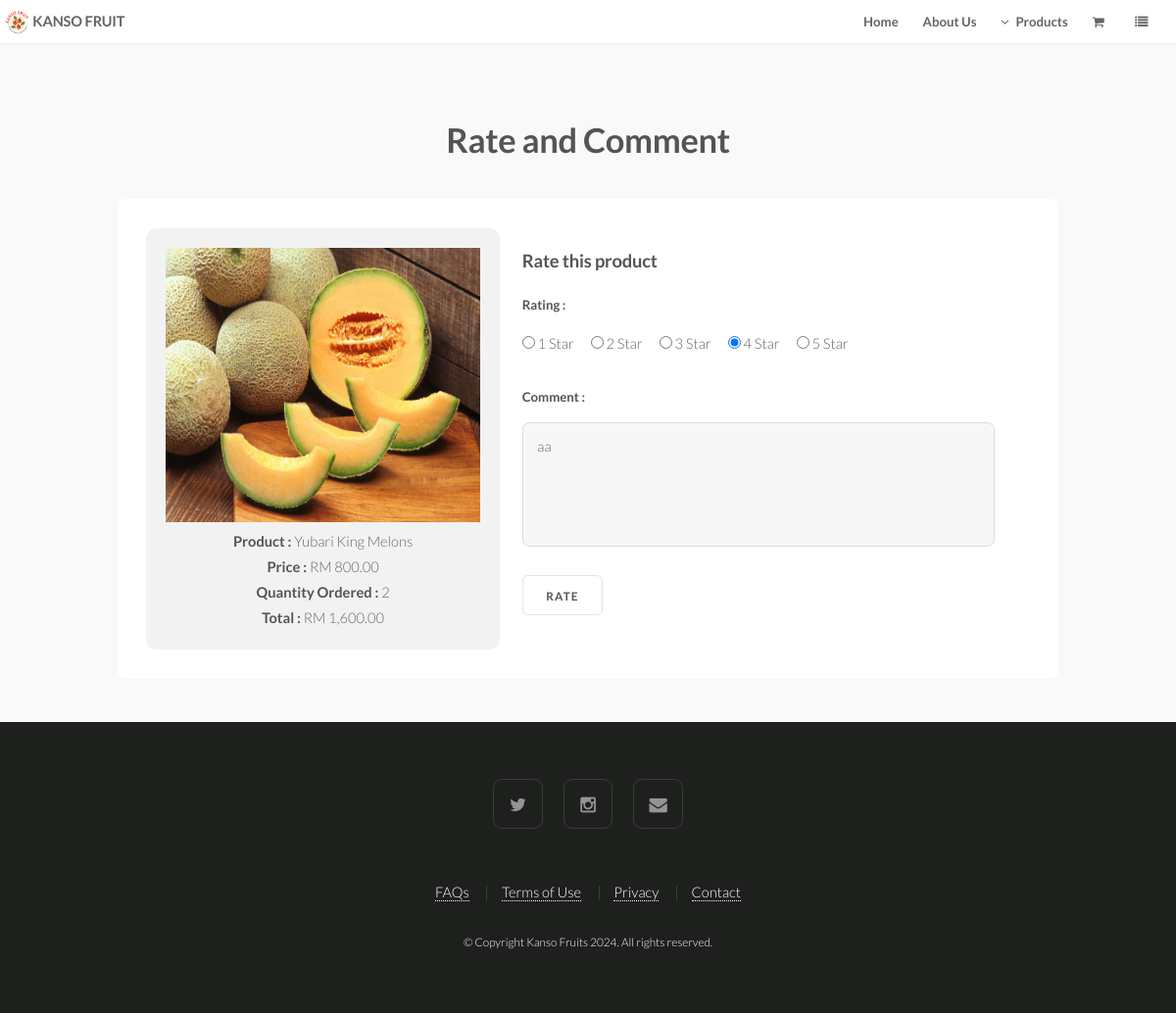
The app's page /customer_rate_comment.php?item_id=32 (signed in) with its own data.
### tables this page shows
CREATE TABLE `itemtbl` (
  `item_id` int(11) NOT NULL,
  `item_product_price` decimal(10,2) NOT NULL,
  `item_quantity` int(5) NOT NULL,
  `item_rating` int(1) NOT NULL,
  `item_comment` text NOT NULL,
  `item_rating_date` date NOT NULL,
  `product_id` int(11) NOT NULL,
  `order_id` int(11) NOT NULL
);

CREATE TABLE `producttbl` (
  `product_id` int(11) NOT NULL,
  `product_name` varchar(200) NOT NULL,
  `product_description` text NOT NULL,
  `product_price` decimal(10,2) NOT NULL,
  `product_stock_level` int(5) NOT NULL,
  `product_date_created` date NOT NULL,
  `product_image` varchar(150) NOT NULL,
  `category_id` int(11) NOT NULL
);

### customer_rate_comment.php (the view, shortened to what this page needs)
 <?php
include("config.php");
if (!isset($_SESSION["sess_cid"]))
{
	header("Location: login.php");
}
else
{
	$itemid= $_REQUEST["item_id"];
}
?>
<!DOCTYPE HTML>
<html>
	<head>
		<link rel="stylesheet" href="css/customer_design.css" />
	</head>
	<body>
			<header id="header" class="skel-layers-fixed">
				<div id="logo"><a href="index.html" style="text-decoration:none; outline:none; border:none;"><img src="images/logo.png" title="Kanso Fruits" alt="Kanso Fruits Logo"/></a></div>
				<h1><a href="index.html"> KANSO FRUIT</a></h1>
				<nav id="nav">
					<ul>
						<li><a href="index.php">Home</a></li>
						<li><a href="about_us.php">About Us</a></li>
						<li>
							<a href="" class="icon fa-angle-down">Products</a>
						</li>
						<li><a href="customer_view_cart.php" class="icon fa-shopping-cart"></a></li>
						<li>
							<a href="" class="icon fa-list"></a>
						</li>
					</ul>
				</nav>
			</header>
			<section id="three" class="wrapper style1">
				<div class="container">
					<header class="major">
						<h2>Rate and Comment</h2>
					</header>
					<div class="ratencomm">
						<div class="ratencommbox1">
						<?php
						$get_item = mysqli_query($conn, "select * from itemtbl,producttbl where itemtbl.product_id=producttbl.product_id and item_id = $itemid");
						$rec = mysqli_fetch_assoc($get_item);
						if ($rec["product_image"] == "None")
							{
								$filename = "product_image/default.png";
							}
							else
							{
								$filename = "product_image/".$rec["product_image"];
							}
						$item_total = $rec["product_price"] * $rec["item_quantity"];
						echo "<div class='ratebox1'>";
							echo "<img src='".$filename."'>";
						echo "</div>";
						echo "<div class='ratebox2'>";
							echo "<p><b>Product : </b>".$rec["product_name"]."</p>";
							echo "<p><b>Price : </b>RM ".number_format($rec["product_price"],2)."</p>";
							echo "<p><b>Quantity Ordered : </b>".$rec["item_quantity"]."</p>";
							echo "<p><b>Total : </b>RM ".number_format($item_total,2)."</p>";
						echo "</div>";
						?>
						</div>
						<div class="ratencommbox2">
						<h3>Rate this product</h3>
							<form name="ratefrm" action="" method="post" onsubmit="return check_form();">
								<p>
									<label>Rating :</label>
									<input type="radio" name="rating" value="1"  <?php if($rec["item_rating"]==1) echo "checked";?>/> 1 Star &nbsp;&nbsp;&nbsp;&nbsp;
									<input type="radio" name="rating" value="2"  <?php if($rec["item_rating"]==2) echo "checked";?>/> 2 Star &nbsp;&nbsp;&nbsp;&nbsp;
									<input type="radio" name="rating" value="3"  <?php if($rec["item_rating"]==3) echo "checked";?>/> 3 Star &nbsp;&nbsp;&nbsp;&nbsp;
									<input type="radio" name="rating" value="4"  <?php if($rec["item_rating"]==4) echo "checked";?>/> 4 Star &nbsp;&nbsp;&nbsp;&nbsp;
									<input type="radio" name="rating" value="5"  <?php if($rec["item_rating"]==5) echo "checked";?>/> 5 Star &nbsp;&nbsp;&nbsp;&nbsp;
									<br><span id="err_rating" style="color:red; font-style:italic; font-size:0.8em;"></span>
								</p>
								<p>
									<label>Comment :</label>
									<textarea name="comment" rows="4" cols="50"><?php echo $rec["item_comment"]; ?></textarea>
								</p>
								<p><input type="submit" name="ratebtn" value="Rate" /></p>
							</form>
						</div>
					</div>
				</div>
			</section>
			<footer id="footer">
				<ul class="icons">
					<li><a href="https://x.com/KansoFruit123" target="_blank" class="icon fa-twitter"><span class="label">Twitter</span></a></li>
					<li><a href="https://www.instagram.com/kansofruit/" target="_blank" class="icon fa-instagram"><span class="label">Instagram</span></a></li>
					<li><a href="mailto:kansofruit@gmail.com" class="icon fa-envelope"><span class="label">Envelope</span></a></li>
				</ul>
				<ul class="menu">
					<li><a href="faqs.php">FAQs</a></li>
					<li><a href="terms_of_use.php">Terms of Use</a></li>
					<li><a href="privacy_policy.php">Privacy</a></li>
					<li><a href="contactus.php">Contact</a></li>
				</ul>
				<span class="copyright">
					&copy; Copyright Kanso Fruits 2024. All rights reserved.
				</span>
			</footer>
	</body>
</html>

### css/customer_design.css (style rules this page uses)
* { padding:0px; margin:0px; }
.ratencomm { width:100%; background-color:#fff; border-radius:8px; padding:2em; }
.ratencomm .ratencommbox1 { width:40%; display:inline-block; vertical-align:top; padding:20px; background-color:#f2f2f2; border-radius:10px; text-align:center; }
.ratencomm .ratencommbox1 .ratebox1 img { width:100%; height:280px; }
.ratencomm .ratencommbox1 .ratebox1 { display:block; width:100%; }
.ratencomm .ratencommbox1 .ratebox2 { display:block; width:100%; }
.ratencomm .ratencommbox1 .ratebox2 p { padding:0px; margin:0px; }
.ratencomm .ratencommbox2 { width:58%; display:inline-block; vertical-align:top; padding:20px 20px 0px 20px; }
.ratencomm .ratencommbox2 form textarea { resize:none; }

### css/style-xlarge.css (style rules this page uses)
body, input, select, textarea { font-size: 12pt; }

### css/style-large.css (style rules this page uses)
body, input, select, textarea { font-size: 11pt; }

### records on screen
itemtbl: product.product_image (picture), product.product_name "Yubari King Melons", product.product_price "800.00", item_quantity "2", item_total "1,600.00", item_rating "☑", comment "aa"
